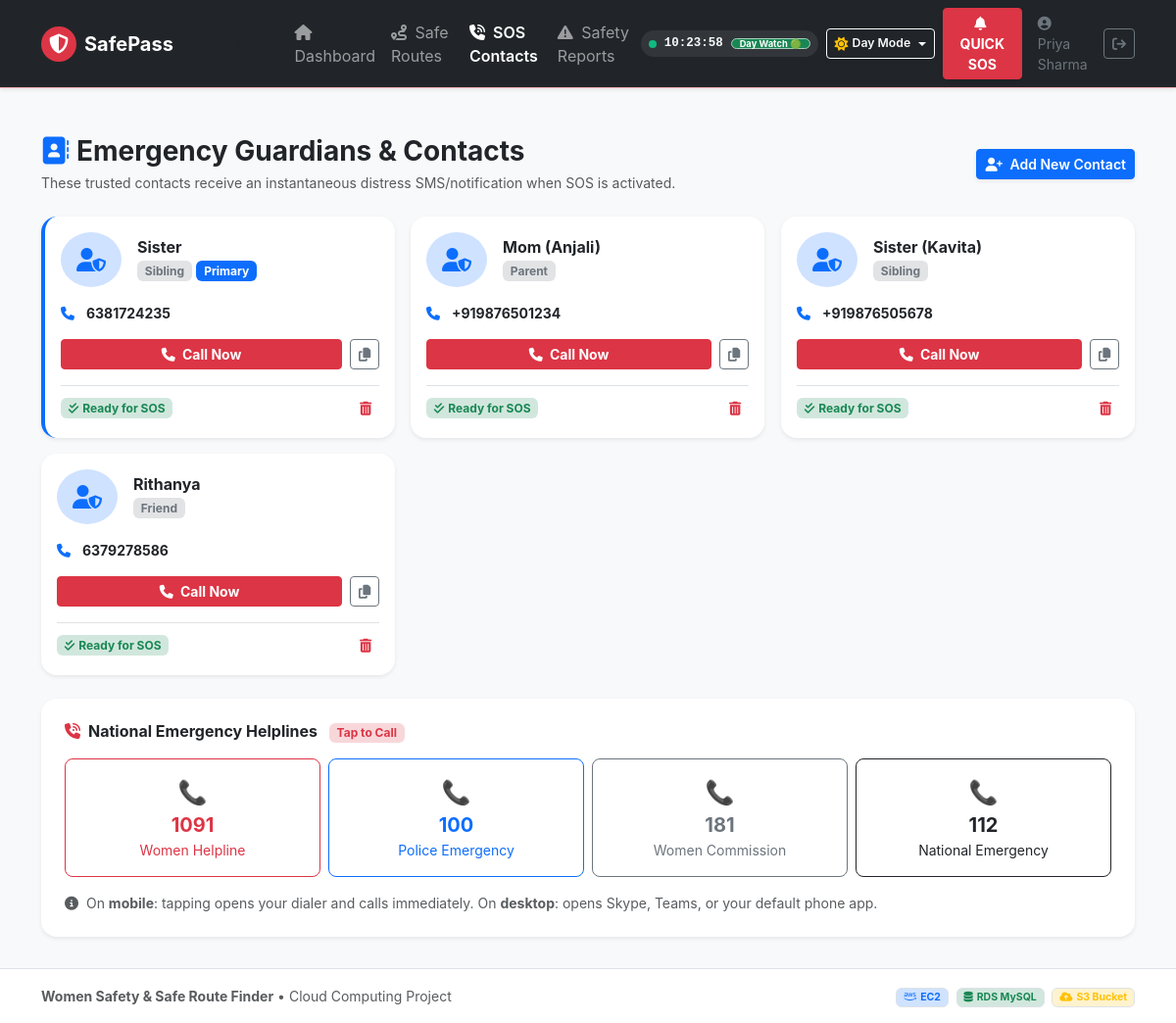
/contacts (signed in), run on the app's committed database.
### tables this page shows
CREATE TABLE emergency_contacts (
                    id INTEGER PRIMARY KEY AUTOINCREMENT,
                    user_id INTEGER NOT NULL,
                    contact_name TEXT NOT NULL,
                    phone_number TEXT NOT NULL,
                    relationship TEXT DEFAULT 'Family',
                    is_primary INTEGER DEFAULT 0,
                    created_at TIMESTAMP DEFAULT CURRENT_TIMESTAMP,
                    FOREIGN KEY (user_id) REFERENCES users(id)
                );

### app.py (the view)
    def wrap(*args, **kwargs):
        if 'user_id' not in session:
            flash("Please sign in to access this feature.", "warning")
            return redirect(url_for('login'))
        return f(*args, **kwargs)

### app.py (called while the page is built, shortened)
def login_required(f):
    def wrap(*args, **kwargs):
        if 'user_id' not in session:
            flash("Please sign in to access this feature.", "warning")
            return redirect(url_for('login'))
        return f(*args, **kwargs)
    wrap.__name__ = f.__name__
    return wrap

@app.route('/contacts', methods=['GET', 'POST'])
@login_required
def contacts():
    user_id = session['user_id']
    contacts_list = query_db("SELECT * FROM emergency_contacts WHERE user_id = ? ORDER BY is_primary DESC, id ASC", (user_id,))
    return render_template('contacts.html', contacts=contacts_list)

### services/database.py (called while the page is built, shortened)
def get_db_connection():
    db_path = os.path.join(os.path.dirname(os.path.dirname(os.path.abspath(__file__))), 'women_safety.db')
    conn = sqlite3.connect(db_path)
    conn.row_factory = sqlite3.Row
    return conn, 'sqlite'

def query_db(query, args=(), one=False):
    conn, engine = get_db_connection()
    try:
        if engine == 'mysql':
            with conn.cursor() as cursor:
                cursor.execute(query, args)
                rv = cursor.fetchall()
                return (rv[0] if rv else None) if one else rv
        else:
            cur = conn.cursor()
            cur.execute(query, args)
            rv = [dict(row) for row in cur.fetchall()]
            return (rv[0] if rv else None) if one else rv
    finally:
        conn.close()

### templates/contacts.html (shortened to what this page needs)
{% extends "base.html" %}
{% block content %}
<div class="container py-3">
    <div class="row align-items-center mb-4">
        <div class="col-md-8">
            <h3 class="fw-bold text-dark mb-1"><i class="fa-solid fa-address-book text-primary me-2"></i>Emergency Guardians &amp; Contacts</h3>
            <p class="text-muted small mb-0">These trusted contacts receive an instantaneous distress SMS/notification when SOS is activated.</p>
        </div>
        <div class="col-md-4 text-md-end mt-2 mt-md-0">
            <button class="btn btn-primary fw-semibold btn-sm shadow-sm" data-bs-toggle="modal" data-bs-target="#addContactModal">
                <i class="fa-solid fa-user-plus me-1"></i> Add New Contact
            </button>
        </div>
    </div>
    <div class="row g-3 mb-4">
        {% for c in contacts %}
        <div class="col-md-6 col-lg-4">
            <div class="card border-0 shadow-sm rounded-4 p-3 h-100 position-relative {% if c.is_primary %}border-start border-4 border-primary{% endif %}">
                <div class="d-flex align-items-center mb-3">
                    <div class="p-3 bg-primary-subtle text-primary rounded-circle me-3">
                        <i class="fa-solid fa-user-shield fa-xl"></i>
                    </div>
                    <div>
                        <h6 class="fw-bold mb-0 text-dark">{{ c.contact_name }}</h6>
                        <span class="badge bg-secondary-subtle text-secondary small">{{ c.relationship }}</span>
                        {% if c.is_primary %}
                        <span class="badge bg-primary text-white small">Primary</span>
                        {% endif %}
                    </div>
                </div>
                <div class="text-muted small mb-3">
                    <i class="fa-solid fa-phone me-2 text-primary"></i>
                    <strong class="text-dark">{{ c.phone_number }}</strong>
                </div>
                <div class="d-flex gap-2 mb-3">
                    <a href="tel:{{ c.phone_number | replace(' ', '') }}"
                       class="btn btn-danger btn-sm fw-bold flex-fill"
                       onclick="showCallFeedback(this)"
                       title="Tap to call {{ c.contact_name }}">
                        <i class="fa-solid fa-phone me-1"></i> Call Now
                    </a>
                    <button class="btn btn-outline-secondary btn-sm"
                            onclick="copyPhone('{{ c.phone_number }}', this)"
                            title="Copy number">
                        <i class="fa-solid fa-copy"></i>
                    </button>
                </div>
                <div class="pt-2 border-top d-flex justify-content-between align-items-center">
                    <span class="badge bg-success-subtle text-success small">
                        <i class="fa-solid fa-check-double me-1"></i>Ready for SOS
                    </span>
                    <form method="POST" action="{{ url_for('delete_contact', contact_id=c.id) }}" onsubmit="return confirm('Remove this emergency contact?')">
                        <button type="submit" class="btn btn-outline-danger btn-sm border-0" title="Delete Contact">
                            <i class="fa-solid fa-trash-can"></i>
                        </button>
                    </form>
                </div>
            </div>
        </div>
        {% endfor %}
    </div>
    <div class="row mt-2">
        <div class="col-12">
            <div class="card border-0 shadow-sm rounded-4 p-4">
                <h6 class="fw-bold text-dark mb-3">
                    <i class="fa-solid fa-phone-volume text-danger me-2"></i>National Emergency Helplines
                    <span class="badge bg-danger-subtle text-danger ms-2 small">Tap to Call</span>
                </h6>
                <div class="row g-2">
                    <div class="col-6 col-md-3">
                        <a href="tel:1091" class="btn btn-outline-danger w-100 fw-bold py-3 rounded-3 text-center" onclick="showCallFeedback(this)">
                            <div class="fs-4">📞</div>
                            <div class="fs-5 fw-black">1091</div>
                            <div class="small fw-normal">Women Helpline</div>
                        </a>
                    </div>
                    <div class="col-6 col-md-3">
                        <a href="tel:100" class="btn btn-outline-primary w-100 fw-bold py-3 rounded-3 text-center" onclick="showCallFeedback(this)">
                            <div class="fs-4">📞</div>
                            <div class="fs-5 fw-black">100</div>
                            <div class="small fw-normal">Police Emergency</div>
                        </a>
                    </div>
                    <div class="col-6 col-md-3">
                        <a href="tel:181" class="btn btn-outline-secondary w-100 fw-bold py-3 rounded-3 text-center" onclick="showCallFeedback(this)">
                            <div class="fs-4">📞</div>
                            <div class="fs-5 fw-black">181</div>
                            <div class="small fw-normal">Women Commission</div>
                        </a>
                    </div>
                    <div class="col-6 col-md-3">
                        <a href="tel:112" class="btn btn-outline-dark w-100 fw-bold py-3 rounded-3 text-center" onclick="showCallFeedback(this)">
                            <div class="fs-4">📞</div>
                            <div class="fs-5 fw-black">112</div>
                            <div class="small fw-normal">National Emergency</div>
                        </a>
                    </div>
                </div>
                <p class="text-muted small mt-3 mb-0">
                    <i class="fa-solid fa-circle-info me-1"></i>
                    On <strong>mobile</strong>: tapping opens your dialer and calls immediately.
                    On <strong>desktop</strong>: opens Skype, Teams, or your default phone app.
                </p>
            </div>
        </div>
    </div>
</div>
{% endblock %}

### static/css/style.css (style rules this page uses)
:root { --primary-color: #2563eb; --danger-color: #dc2626; --success-color: #16a34a; --warning-color: #d97706; }
body { font-family: -apple-system, BlinkMacSystemFont, "Segoe UI", Roboto, "Helvetica Neue", Arial, sans-serif; background-color: #f8fafc; color: #1e293b; min-height: 100vh; display: flex; flex-direction: column; }

### static/css/interactive.css (style rules this page uses)
:root, [data-theme="light"] { --bg-main: #f8fafc; --bg-card: #ffffff; --bg-card-subtle: #f1f5f9; --text-primary: #0f172a; --text-secondary: #64748b; --border-color: #e2e8f0; --navbar-bg: #1e293b; --navbar-border: #ef4444; --cursor-dot: #ef4444; --cursor-halo: rgba(239, 68, 68, 0.45); --glow-color: rgba(239, 68, 68, 0.2); }
body { background-color: var(--bg-main) !important; color: var(--text-primary) !important; transition: background-color 0.35s ease, color 0.35s ease; }
.card, .report-card, .hover-lift { transition: transform 0.2s cubic-bezier(0.2, 0, 0.3, 1), box-shadow 0.2s ease !important; transform-style: preserve-3d; will-change: transform; }

### data on the page
emergency_contacts: contact_name "Sister", relationship "Sibling", is_primary "Primary", phone_number "6381724235"
emergency_contacts: contact_name "Mom (Anjali)", relationship "Parent", phone_number "+919876501234"
emergency_contacts: contact_name "Sister (Kavita)", relationship "Sibling", phone_number "+919876505678"
emergency_contacts: contact_name "Rithanya", relationship "Friend", phone_number "6379278586"

### other printed values
{{ session.get('user_name', 'User') }} "Priya Sharma"
